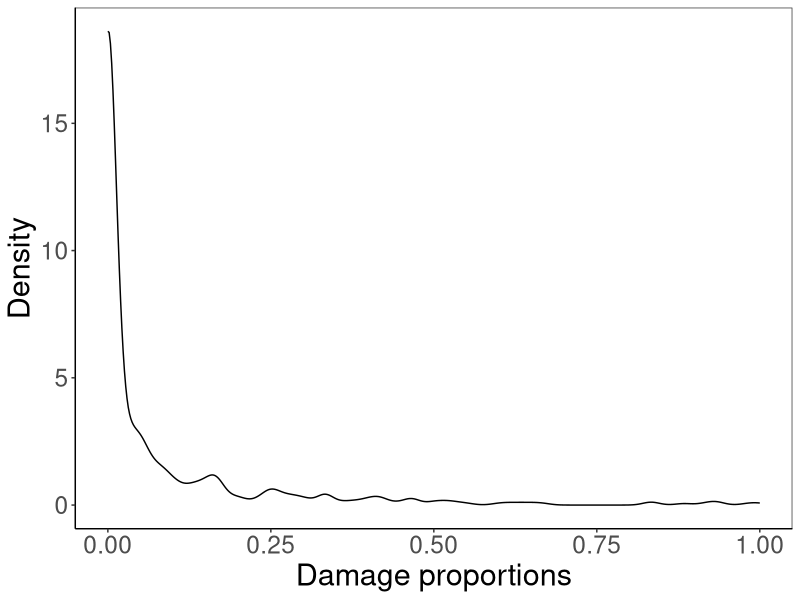
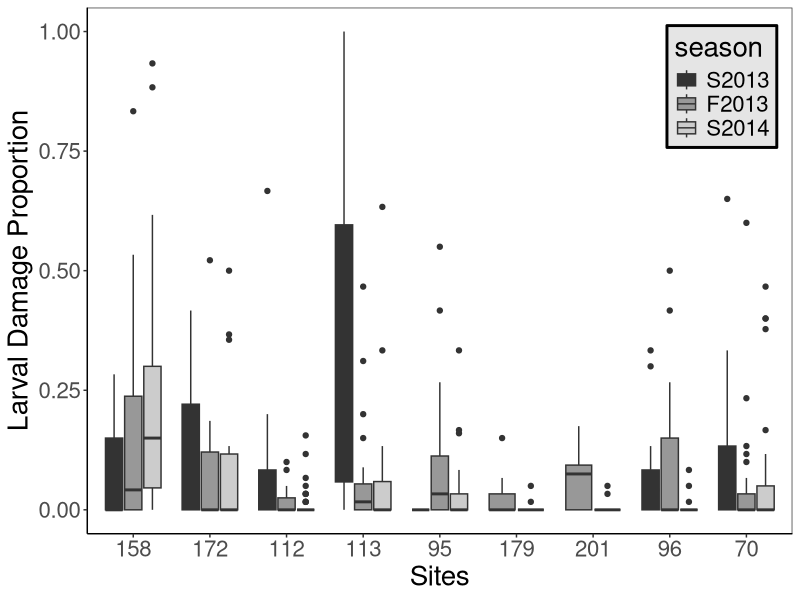

Write R code to recreate these figures, in order.
# ======================================================================================================= #
# R script for reproduction of the analyses in Piatscheck et al 2018 Acta Oecologica
# ======================================================================================================= #

# Paper title: Ecological factors associated with pre-dispersal predation of fig seeds and wasps by fig-specialist 
# lepidopteran larvae
# doi.org/10.1016/j.actao.2018.03.001

# The following script allows the reproduction of figure 3 and 4 and the test of association between pre-dispersal 
# fig predation by Omiodes stigmosalis on Ficus petiolaris and ecological variables using generalized linear mixed 
# models.

# The phylogenetic analysis and spatial aggregation of fig predation analysis (as well as reproduction of Figures 1,
# 2 and 5) are not presented here as they were not realized in R.

# ------------------------------------------------------------------------------ #
# Import the data and formatting
# ------------------------------------------------------------------------------ #

lep_data <- read.csv("lep_data_Piatscheck.et.al.2018.csv")

lep_data$lep_resp_mat <- cbind(lep_data$damaged_syconia, lep_data$counted_syconia-lep_data$damaged_syconia)
lep_data$site <- factor(lep_data$site, levels = c("158", "172","112","113","95","179","201","96","70"))
lep_data$season <- factor(lep_data$season, levels = c("F2012", "S2013","F2013","S2014")) 
lep_data$treeID <- as.factor(paste(lep_data$site, lep_data$tree, sep = "-"))

# ------------------------------------------------------------------------------ #
# Damage proportions plots
# ------------------------------------------------------------------------------ #

library(ggplot2)
lep_data$damage_prop <- lep_data$damaged_syconia/lep_data$counted_syconia

# ______________________________________________________________________________ #
# Figure 3: Damage proportion density plot
ggplot(lep_data, aes(damage_prop)) + 
  geom_density() +
  theme_bw() + 
  theme(panel.grid.major = element_blank(), 
        panel.grid.minor = element_blank(), 
        panel.background = element_blank(), 
        axis.line = element_line(colour = "black"), 
        text = element_text(size=22)) + 
  labs(x = "Damage proportions", y = "Density")

# ______________________________________________________________________________ #
# Figure 4: Damage proportion by sites and seasons plot
ggplot(lep_data, aes(site, damage_prop)) + 
  geom_boxplot(aes(fill=season)) + 
  theme_bw() + 
  theme(panel.grid.major = element_blank(), 
        panel.grid.minor = element_blank(), 
        panel.background = element_blank(),
        text = element_text(size=20),
        axis.line = element_line(colour = "black"),
        legend.position = c(0.9, 0.85),
        legend.background = element_rect(color = "black", 
                                         fill = "grey90", 
                                         size = 1, 
                                         linetype = "solid")) +
  labs(x = "Sites", y = "Larval Damage Proportion")  +
  scale_fill_grey()

# ------------------------------------------------------------------------------ #
# Ecological correlates of lepidopteran damage
# ------------------------------------------------------------------------------ #
  
library(lme4)
lep_data$interphases_prop <- (lep_data$early_interph + lep_data$late_interph)/lep_data$total_syconia

# Because the glmer function works with variables approximatively the same scale, some varibles need to be rescaled.
lep_data$volume_tr  <- lep_data$volume/1000
lep_data$est_n_fruits_tr <- lep_data$est_n_fruits/1000

# ______________________________________________________________________________ #
# Generalized Linear Mixed Models (logistic regression)

# Definitive results
summary(glmer(lep_resp_mat ~ site + 
                season + 
                distance_to_NN_20km +
                volume_tr + 
                reproduction_prop + 
                interphases_prop + 
                (1|treeID) + 
                (1|season:treeID), 
              data=lep_data, 
              family=binomial, 
              control=glmerControl(optimizer="nlminbwrap")))
# Note: the positive association (marginally significant) of damaged syconia relative to non-damaged with tree density
# needs to be interpreted as negative since we used neighbor joining. 

# GLMM with "asynchrony" instead of "proportion of interphase"
summary(glmer(lep_resp_mat ~ site + 
                season + 
                distance_to_NN_20km + 
                est_n_fruits_tr + 
                interphases_prop + 
                (1|treeID) + 
                (1|season:treeID), 
              data=lep_data, 
              family=binomial, 
              control=glmerControl(optimizer="nlminbwrap")))

# with "crop size" instead of "volume" and "reproductive effort"
summary(glmer(lep_resp_mat ~ site + 
                season + 
                distance_to_NN_20km + 
                est_n_fruits_tr + 
                synchrony + 
                (1|treeID) + 
                (1|season:treeID), 
              data=lep_data, 
              family=binomial, 
              control=glmerControl(optimizer="nlminbwrap")))

